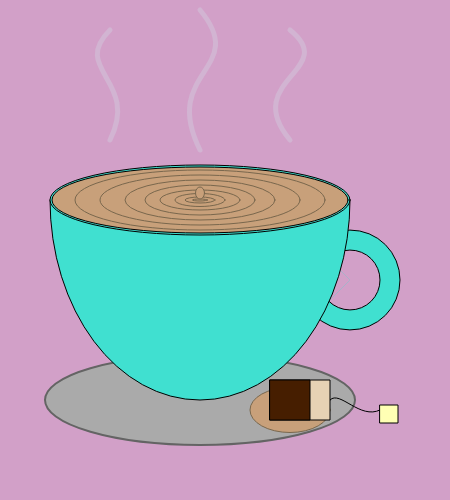
Frame 1 (no input)
Frame 60 (no input): identical to frame 1, image omitted
Frame 120 (the mouse pressed at the canvas centre since frame 60): identical to frame 1, image omitted

The p5.js sketch that drew this single still picture (run headless with seeded random() and noise() and a simulated clock; from frame 60 on, the mouse is pressed at the canvas centre):

// p5.js sketch
// ── sketch.js
function setup() { 
  createCanvas(450, 500);
}
function draw() {
    var xCenter = 200;
    var yCenter = 200;

    var cup = color('turquoise');
    var backdrop = color('rgb(210, 160, 200)');
    var tea = color('rgb(200, 160, 122)');
    var outline = color('black');
    var teaOutline = color('rgb(121, 103, 77)');
    
    background(backdrop);
    
//    handle
    fill(cup);
    stroke(outline);
    strokeWeight(1);
    arc(xCenter+150, 280, 100, 100, PI+QUARTER_PI, HALF_PI+QUARTER_PI);
    fill(backdrop);
    arc(xCenter+150, 280, 60, 60, PI+QUARTER_PI, HALF_PI+QUARTER_PI);
    
//    coaster
    strokeWeight(2);
    stroke('rgb(100, 100, 100)');
    fill('rgb(170, 170, 170)');
    ellipse(xCenter, 400, 310, 90);
    
//    tea bag
    var xBag = xCenter + 70;
    var yBag = 380;
    
    stroke(teaOutline);
    strokeWeight(1);
    fill(tea);
    ellipse(xBag+20, yBag+30, 80, 45);
    stroke(outline);
    fill('rgb(230, 210, 180)');
    rect(xBag, yBag, 60, 40);
    fill('rgb(70, 30, 0)');
    rect(xBag, yBag, 40, 40);
    noFill();
    bezier(330, 400, 340, 390, 360, 420, 380, 410);
    fill('rgb(260, 260, 180)');
    rect(yBag, 405, 18, 18);
    
//    cup
    var w = 300;
    var h = 70;
    
    fill(cup);
    arc(xCenter, yCenter, w, 400, 0, PI);
    ellipse(xCenter, yCenter, w, h);
    
//    tea
    var wChange = 50;
    var hChange = 10;
    
    fill(tea);
    stroke(outline);
    ellipse(xCenter, yCenter, 296, 66);
    stroke(teaOutline);
    
    w-= wChange;
    h-= hChange;
    ellipse(xCenter, yCenter, w, h);
    w-= wChange;
    h-= hChange;
    ellipse(xCenter, yCenter, w, h);
    w-= wChange;
    h-= hChange;
    ellipse(xCenter, yCenter, w, h);
    w-= wChange-10;
    h-= hChange;
    ellipse(xCenter, yCenter, w, h);
    w-= wChange-20;
    h-= hChange;
    ellipse(xCenter, yCenter, w, h);
    w-= wChange-20;
    h-= hChange-3;
    ellipse(xCenter, yCenter, w, h);
    w-= wChange-30;
    h-= hChange-3;
    ellipse(xCenter, yCenter, w, h);
    w-= wChange-35;
    h-= hChange-6;
    ellipse(xCenter, yCenter, w, h);
    
//    drop
    ellipse(xCenter, yCenter-7, 9, 12);
    
//    steam
    var a = xCenter-90;
    var b = xCenter+90;
    var c = 30;
    
    strokeWeight(5);
    stroke('rgb(210, 180, 210)');
    noFill();
    bezier(a, c, a-40, c+40, a+30, c+50, a, c+110);
    bezier(xCenter, 10, 250, 70, 160, 70, xCenter, 150);
    bezier(b, c, b+50, c+40, b-50, c+50, b, c+110);
}
